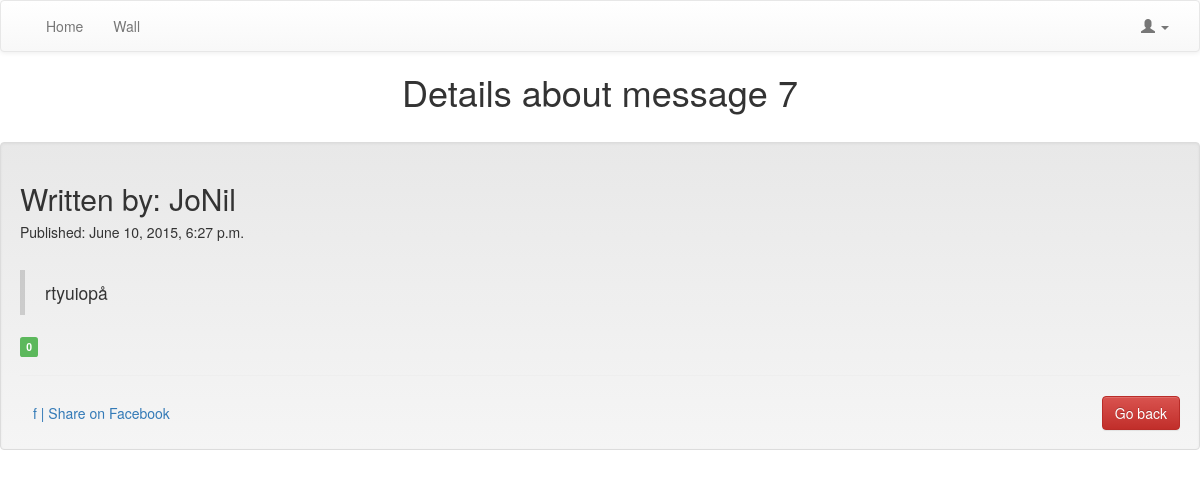
Page /lemon_messages/7/ on the committed database.
### lemon_messages/models.py (models this page shows, shortened)
class Message(models.Model):
	message = models.TextField()
	created_by = models.ForeignKey(User, related_name="created_message")
	created_datetime = models.DateTimeField()
	likes = models.PositiveIntegerField(default=0)
	class Meta:
		ordering = ['-id']

### lemon_messages/views.py (the view)
# urls.py: url(r'^(\d+)/$', views.message_details, name='message_details'),
def message_details(request, message_id):
	message = Message.objects.get(pk=message_id)
	messages = Message.objects.all()
	context = {'message': message}
	return render(request, 'lemon_messages/message_details.html', context)

### lemon_messages/templates/lemon_messages/message_details.html (shortened to what this page needs)
{% extends 'theme/base.html' %}
{% load staticfiles %}
{% block pagecontent %}
        <h1 class="text-center"> Details about message {{ message.id }} </h1>
        <br>
	<div class="well well_center">
		<h2>Written by: {{ message.created_by }} </h2>
		<h5>Published: {{ message.created_datetime }} </h5>
                <br>
        <blockquote>{{ message.message }}</blockquote>
                <span class="label label-success label-as-badge" id="id-likes-for-message-{{ message.id }}">{{ message.likes }}</span>
        <hr>
        <a href="http://www.facebook.com/" class="btn btn-facebook">f | Share on Facebook</a>
        <a href="{% url 'message_wall' %}" class="btn btn-danger pull-right">Go back</a>
	</div>
{% endblock %}

### rows in the picture
Message: id "7", created_by "JoNil", created_datetime "June 10, 2015, 6:27 p.m.", message "rtyuiopå", likes "0"
